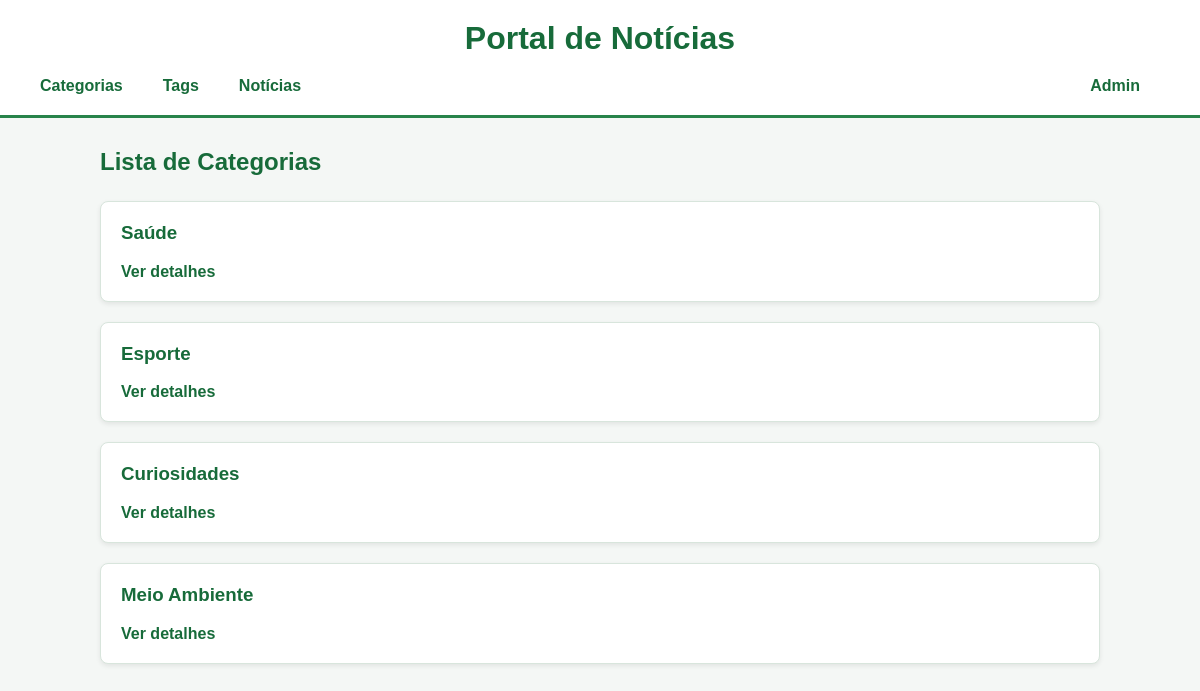
Page /categorias/ on the committed database.
### noticias/models.py (models this page shows, shortened)
class Categoria(models.Model):
    nome = models.CharField(max_length=200)

### noticias/views.py (the view)
# urls.py: path('categorias/', views.lista_categorias, name='lista_categorias'),
def lista_categorias(request):
    categorias = Categoria.objects.all()
    return render(request, 'categorias/lista.html', {'categorias': categorias})

### noticias/templates/categorias/lista.html (shortened to what this page needs)
{% extends 'base.html' %}
{% load static %}
{% block content %}
<h2>Lista de Categorias</h2>
<div class="lista">
    {% for categoria in categorias %}
        <div class="card">
            <h3>{{ categoria.nome }}</h3>
            <a href="{% url 'detalhe_categorias' categoria.id %}">Ver detalhes</a>
        </div>
    {% empty %}
        <p>Nenhuma categoria cadastrada.</p>
    {% endfor %}
</div>
{% endblock %}

### static/css/style.css (style rules this page uses)
* { box-sizing: border-box; }
body { margin: 0; font-family: Arial, sans-serif; background-color: #f4f7f5; color: #333; }
h2 { color: #176b3a; margin-bottom: 25px; }
.lista { display: flex; flex-direction: column; gap: 20px; }
.card { background-color: white; padding: 20px; border-radius: 8px; border: 1px solid #d8e5dc; box-shadow: 0 2px 5px rgba(0, 0, 0, 0.08); }
.card h3 { margin-top: 0; color: #176b3a; }
.card a { color: #176b3a; font-weight: bold; text-decoration: none; }

### rows in the picture
Categoria: nome "Saúde"
Categoria: nome "Esporte"
Categoria: nome "Curiosidades"
Categoria: nome "Meio Ambiente"
